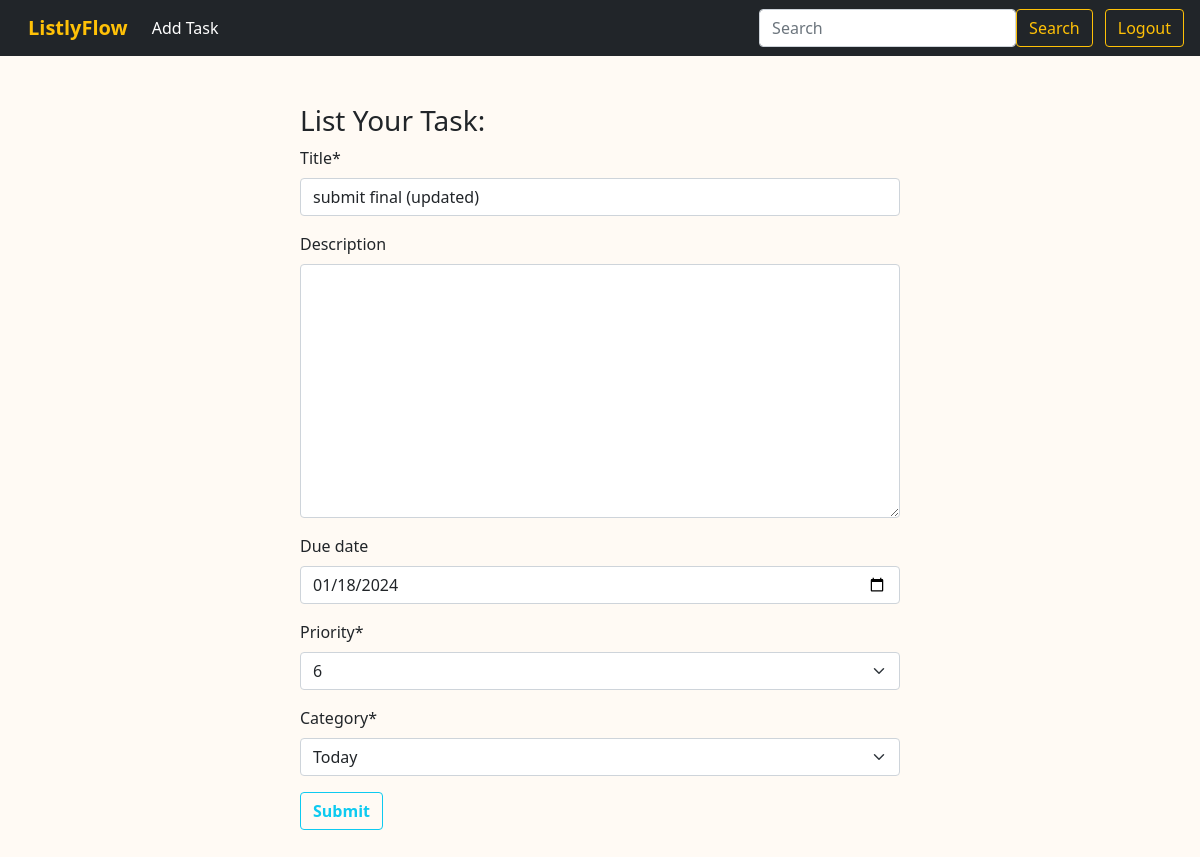
/task/edit/1 (signed in), run on the app's committed database.
### task/models.py (models this page shows, shortened)
class Task(models.Model):
    title = models.CharField(max_length=250)
    description = models.TextField(blank=True, null=True)
    status = models.BooleanField(default=False)
    due_date = models.DateField(null=True, blank=True)
    priority = models.IntegerField(default=1, choices = [(1,'1'),(2,'2'),(3,'3'),(4,'4'),(5,'5'),(6,'6'),(7,'7'),(8,'8')])
    category = models.ForeignKey(Category, on_delete=models.CASCADE,related_name='tasks')
    user = models.ForeignKey(User, on_delete=models.CASCADE, related_name='tasks')

### task/views.py (the view)
# urls.py: path('edit/<int:id>', views.EditTaskView.as_view(), name='edit-task'),
@method_decorator(login_required, name='dispatch')
class EditTaskView(UpdateView):
    model = models.Task
    form_class = forms.TaskForm
    template_name = 'task.html'
    pk_url_kwarg = 'id'
    success_url = reverse_lazy('home')

### task/forms.py
class TaskForm(forms.ModelForm):
    class Meta:
        model = models.Task
        fields = ['title', 'description', 'due_date', 'priority', 'category']
        widgets = {
            'due_date': forms.DateInput(attrs={'type': 'date'})
        }

### task/models.py (called while the page is built)
    def __str__(self):
        return self.name

### task/templates/task.html (shortened to what this page needs)
{% extends "base.html" %}
{% block content %}
    {% load crispy_forms_tags %}
    <form action="" class="w-50 m-auto my-5" method="POST">
        <h3>List Your Task:</h3>
        {{form | crispy}}
        <button class="btn btn-outline-info fw-bold"> Submit </button>
    </form>
{% endblock content %}

### data on the page
Task: title "submit final (updated)", due_date "01/18/2024", priority "6", category "Today"
